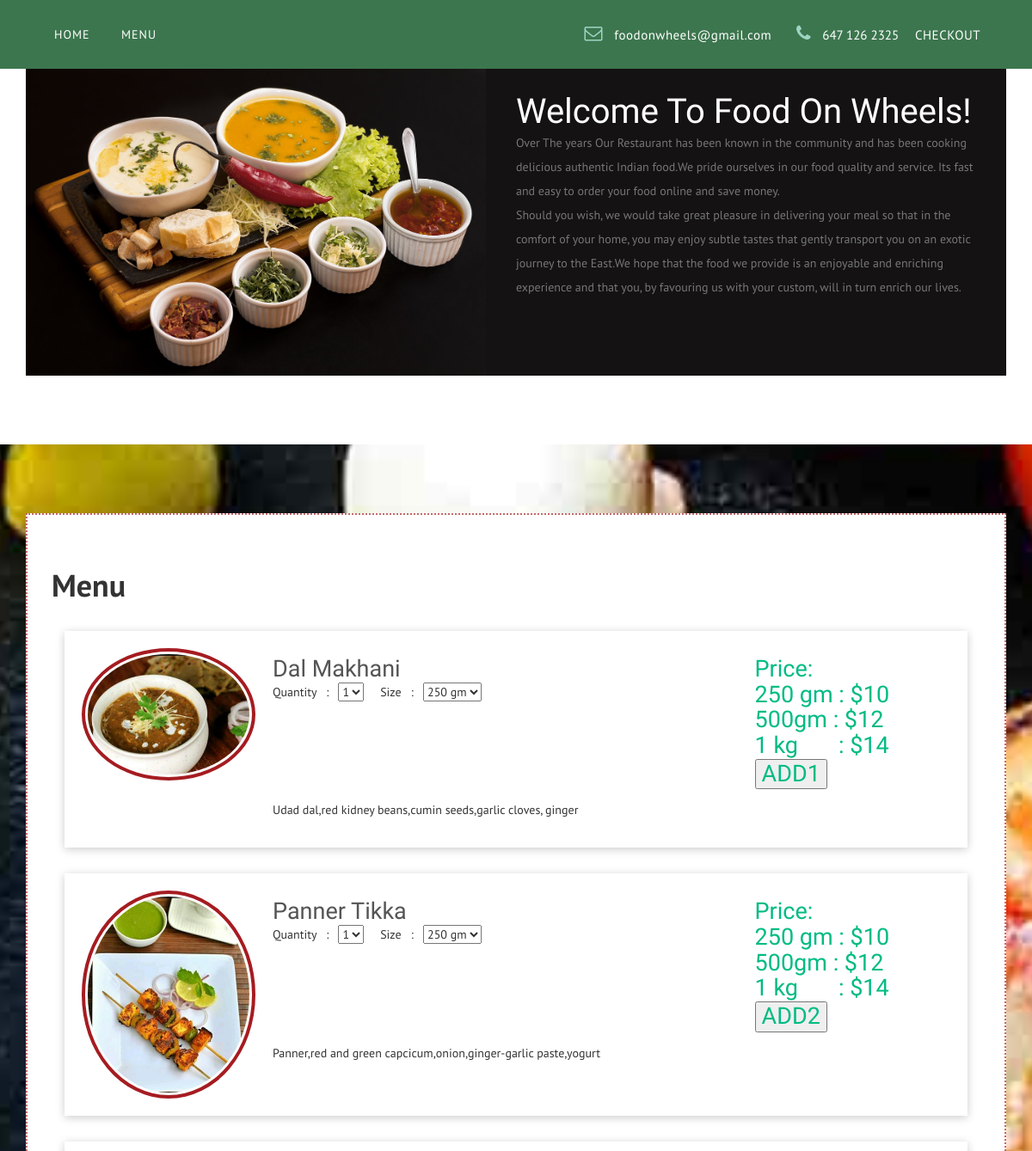
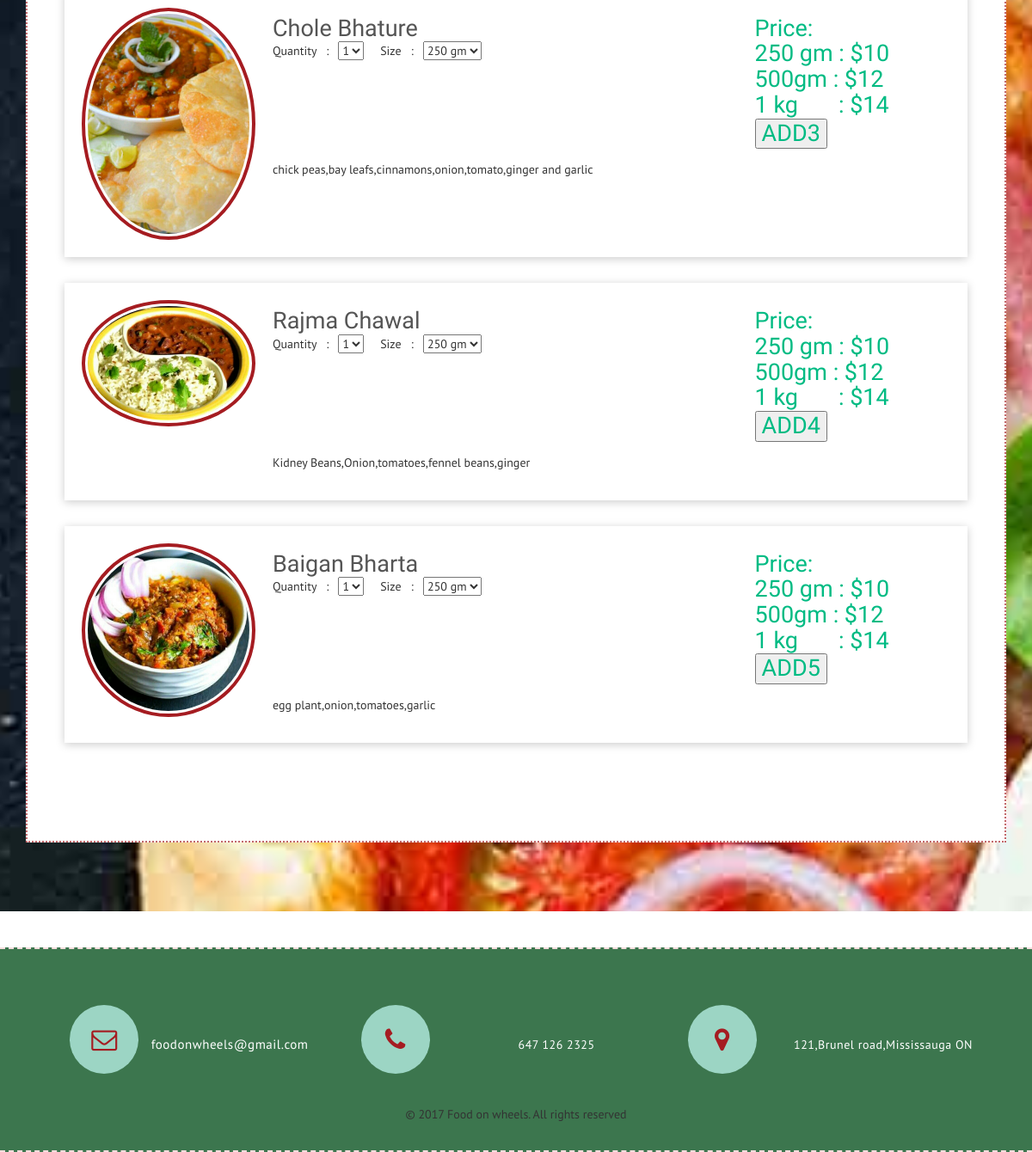
The page / on the database its author committed (2 pictures, top to bottom).
### tables this page shows
CREATE TABLE `fixed_item` (
  `id` int(11) NOT NULL COMMENT 'a unique pizza id',
  `ingredients` varchar(1000) NOT NULL,
  `description` text NOT NULL,
  `image` text NOT NULL
);

### controlleritem.php (called while the page is built)
<?php
include 'modelitem.php';
$ob = new fullmodel;
$ob_special_item =  $ob->special_item($connect,'fixed_item');

### modelitem.php (called while the page is built, shortened)
<?php
 class fullmodel
 {
	 public function special_item($connect,$table)
	 {
		 $sel_special_item = "select * from $table";
		 $s_exe = $connect->query($sel_special_item);
		 while($s_special_item_fetch = $s_exe->fetch_object())
		 {
			 $row[] = $s_special_item_fetch;
		 }
		 return $row;
	 }
 }

### index.php (the view, shortened to what this page needs)
<?php
include 'controlleritem.php';
?>
<!DOCTYPE html>
<html lang="zxx">
<head>
	<link href="css/bootstrap.css" rel="stylesheet" type="text/css" media="all" />
	<link href="css/font-awesome.css" rel="stylesheet" type="text/css" media="all" />
	<link type="text/css" rel="stylesheet" href="css/cm-overlay.css" />
	<link href="css/style.css" rel="stylesheet" type="text/css" media="all" />
</head>
<body>
	<div class="header-main">
				<div class="container">
					<nav class="navbar navbar-default">
						<div class="collapse navbar-collapse" id="bs-example-navbar-collapse-1">
							<ul class="nav navbar-nav navbar-right">
								<li class="scroll hvr-underline-from-center">
									<a href="index.html">Home</a>
								</li>
								<li>
									<a class="scroll hvr-underline-from-center" href="#menu">Menu</a>
								</li>
							</ul>
							<ul class="list-right">
								<li>
									<span class="fa fa-envelope-o list-icon" aria-hidden="true"></span>
									<a href="mailto:info@example.com">foodonwheels@gmail.com</a>
								</li>
								<li>
									<span class="fa fa-phone list-icon" aria-hidden="true"></span>
									<p> 647 126 2325 </p>
								</li>
                                <li style="color:#FFF">
                                <a href="checkout.php">CHECKOUT</a>
                                </li>
							</ul>
						</div>
					</nav>
				</div>
			</div>
	<div class="section w3ls-banner-btm-main" id="about">
		<div class="container">
			<div class="banner-btm">
				<div class="col-md-6 banner-btm-g1">
					<img src="images/about.jpg" class="img-responsive" alt="" />
				</div>
				<div class="col-md-6 banner-btm-g2">
					<h3 class="title-main">Welcome to Food on Wheels!</h3>
					<p>Over The years Our Restaurant has been known in the community and has been cooking delicious authentic Indian food.We pride ourselves in our food quality and service. Its fast and easy to order your food online and save money. <br>
											Should you wish, we would take great pleasure in delivering your meal so that in the comfort of your home, you may enjoy subtle tastes that gently transport you on an exotic journey to the East.We hope that the food we provide is an enjoyable and enriching experience and that you, by favouring us with your custom, will in turn enrich our lives.
					</p>
									</div>
			</div>
		</div>
	</div>
	<form method="post">
	<div class="menu-agileits_w3layouts section" id="menu">
		<div class="container">
			<div class="load_more">
				<b style="font-size:36px">
					Menu</b>
				<ul id="myList">
					<li>
						<div class="l_g">
							<div class="l_g_r">
								<div class="col-md-12 menu-grids">
                                 <?php
									foreach($ob_special_item as $result)
									{
										?>
									<div class="w3l-menu-text">
                                    <div class="menu-text-left">
											<img src="images/<?php echo $result->image ?>" alt="" class="img-responsive" />
										</div>
										<div class="menu-text-right">
											<div class="menu-title">
												<h4><?php echo $result->description; ?></h4><input type="hidden" name="item_id<?php echo $result->id;?>" value="<?php echo $result->id; ?>"/>
                                                <center>Quantity&nbsp;&nbsp;&nbsp;:&nbsp;&nbsp;&nbsp;<select name="Qty<?php echo $result->id;?>">
                                                <?php
												for($i=1;$i<=7;$i++)
												{ ?>
                                                <option value="<?php echo $i;?>"><?php echo $i;?></option>
                                                <?php } ?>
                                                </select>
                                                &nbsp;&nbsp;&nbsp;&nbsp;Size&nbsp;&nbsp;&nbsp;:&nbsp;&nbsp;&nbsp;<select name="Size<?php echo $result->id;?>">
                                                <option value="S">250 gm</option>
                                                </select></center>
											</div>
                                            <div class="menu-price">
												<h4 class="price-clr">Price: <br> 250 gm : $10 <br> 500gm : $12 <br> 1 kg &nbsp;&nbsp;&nbsp;&nbsp;&nbsp;&nbsp;: $14<br/>
                                              <input type="submit" name="add<?php echo $result->id;?>" value="ADD<?php echo $result->id;?>"/></h4>
											</div>
											<div class="clearfix"></div>
                                            <p><?php echo $result->ingredients; ?></p>
										</div>
										<div class="clearfix"> </div>
									</div>
                                    <?php }?>
								</div>
								<div class="clearfix"> </div>
							</div>
						</div>
					</li>
				</ul>
			</div>
		</div>
	</div>
    </form>
    	<div class="footer-cpy text-center">
		<div class="container">
				<div class="footer_grid_bottom contact">
					<ul>
						<li>
							<span class="fa fa-envelope-o" aria-hidden="true"></span>
							<a href="mailto:info@example.com">foodonwheels@gmail.com</a>
						</li>
						<li>
							<span class="fa fa-phone" aria-hidden="true"></span>
							<p> 647 126 2325 </p>
						</li>
						<li>
							<span class="fa fa-map-marker" aria-hidden="true"></span>
							<p>121,Brunel road,Mississauga ON</p>
						</li>
					</ul>
					<p text>© 2017 Food on wheels. All rights reserved</p>
				</div>
			</div>
		</div>
	<link rel="stylesheet" href="css/jquery-ui.css" />
</body>
</html>

### rows shown on the page
fixed_item: image (picture), description "Dal Makhani", id "1", id "250 gm", id "ADD1", ingredients "Udad dal,red kidney beans,cumin seeds,garlic cloves, ginger"
fixed_item: image (picture), description "Panner Tikka", id "1", id "250 gm", id "ADD2", ingredients "Panner,red and green capcicum,onion,ginger-garlic paste,yogurt"
fixed_item: image (picture), description "Chole Bhature", id "1", id "250 gm", id "ADD3", ingredients "chick peas,bay leafs,cinnamons,onion,tomato,ginger and garlic"
fixed_item: image (picture), description "Rajma Chawal", id "1", id "250 gm", id "ADD4", ingredients "Kidney Beans,Onion,tomatoes,fennel beans,ginger"
fixed_item: image (picture), description "Baigan Bharta", id "1", id "250 gm", id "ADD5", ingredients "egg plant,onion,tomatoes,garlic"
